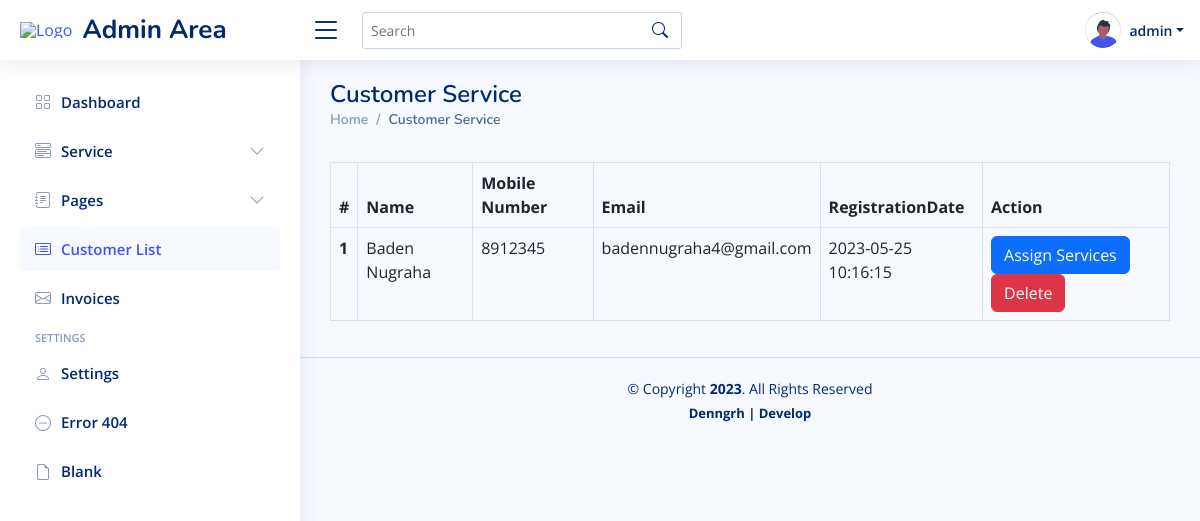
The page /admin/customer-list.php (signed in) on the database its author committed.
### tables this page shows
CREATE TABLE `users` (
  `id` int(11) NOT NULL,
  `nama` varchar(255) NOT NULL,
  `number` bigint(14) DEFAULT NULL,
  `email` varchar(255) NOT NULL,
  `password` text NOT NULL,
  `RegDate` timestamp NULL DEFAULT current_timestamp(),
  `verif_code` text NOT NULL,
  `reset_code` varchar(100) DEFAULT NULL,
  `is_verified` tinyint(1) NOT NULL DEFAULT 0
);

### admin/customer-list.php (the view, shortened to what this page needs)
<?php
         include'inc/koneksi.php';
        if($_SESSION['status']!="login"){
            header("Location: ../login.php?info=Login Terlebih Dahulu!");
        }else{
    ?>
<!DOCTYPE html>
<html lang="en">
<head>
  <link href="assets/vendor/bootstrap/css/bootstrap.min.css" rel="stylesheet">
  <link href="assets/vendor/bootstrap-icons/bootstrap-icons.css" rel="stylesheet">
  <link href="assets/vendor/boxicons/css/boxicons.min.css" rel="stylesheet">
  <link href="assets/css/style.css" rel="stylesheet">
</head>
<body>
<header id="header" class="header fixed-top d-flex align-items-center">
    <div class="d-flex align-items-center justify-content-between">
      <a href="./index.php" class="logo d-flex align-items-center">
        <img src="../assets/img/logo.png" alt="Logo ">&nbsp;
        <span class="d-none d-lg-block">Admin Area</span>
      </a>
      <i class="bi bi-list toggle-sidebar-btn"></i>
    </div>
    <div class="search-bar">
      <form class="search-form d-flex align-items-center" method="POST" action="#">
        <input type="text" name="query" placeholder="Search" title="Enter search keyword">
        <button type="submit" title="Search"><i class="bi bi-search"></i></button>
      </form>
    </div>
    <nav class="header-nav ms-auto">
      <ul class="d-flex align-items-center">
        <li class="nav-item dropdown pe-3">
          <a class="nav-link nav-profile d-flex align-items-center pe-0" href="#" data-bs-toggle="dropdown">
            <img src="assets/img/profile.svg" alt="Profile" class="rounded-circle">
            <span class="d-none d-md-block dropdown-toggle ps-2"><?php echo $_SESSION['username']; ?></span>
          </a>
        </li>
      </ul>
    </nav>
  </header>
  <aside id="sidebar" class="sidebar">
    <ul class="sidebar-nav" id="sidebar-nav">
      <li class="nav-item">
        <a class="nav-link collapsed" href="index.php">
          <i class="bi bi-grid"></i>
          <span>Dashboard</span>
        </a>
      </li>
      <li class="nav-item">
        <a class="nav-link collapsed" data-bs-target="#service-nav" data-bs-toggle="collapse" href="#">
          <i class="bi bi-menu-button-wide"></i><span>Service</span><i class="bi bi-chevron-down ms-auto"></i>
        </a>
      </li>
      <li class="nav-item">
        <a class="nav-link collapsed" data-bs-target="#pages-nav" data-bs-toggle="collapse" href="#">
          <i class="bi bi-journal-text"></i><span>Pages</span><i class="bi bi-chevron-down ms-auto"></i>
        </a>
      </li>
        <li class="nav-item"  >
        <a class="nav-link" href="customer-list.php">
          <i class="bi bi-card-list"></i>
          <span>Customer List</span>
        </a>
      </li>
       <li class="nav-item">
        <a class="nav-link collapsed"href="invoices.php">
          <i class="bi bi-envelope"></i>
          <span>Invoices</span>
        </a>
      </li>
      <li class="nav-heading">Settings</li>
      <li class="nav-item">
        <a class="nav-link collapsed" href="setting.php">
          <i class="bi bi-person"></i>
          <span>Settings</span>
        </a>
      </li>
      <li class="nav-item">
        <a class="nav-link collapsed" href="404.php">
          <i class="bi bi-dash-circle"></i>
          <span>Error 404</span>
        </a>
      </li>
      <li class="nav-item">
        <a class="nav-link collapsed" href="pages-blank.php">
          <i class="bi bi-file-earmark"></i>
          <span>Blank</span>
        </a>
      </li>
    </ul>
  </aside>
  <main id="main" class="main">
    <div class="pagetitle">
      <h1>Customer Service</h1>
      <nav>
        <ol class="breadcrumb">
          <li class="breadcrumb-item"><a href="index.php">Home</a></li>
          <li class="breadcrumb-item active">Customer Service</li>
        </ol>
      </nav>
    </div>
    <div id="page-wrapper">
			<div class="main-page">
				<div class="tables">
        <div class="table-responsive bs-example widget-shadow">
						<table class="table table-bordered mt-3">
                        <thead>
                             <tr>
                                 <th>#</th>
                                 <th>Name</th>
                                  <th>Mobile Number</th>
                                  <th>Email</th>
                                   <th>RegistrationDate</th>
                                   <th>Action</th>
                                 </tr>
                                 </thead>
                                  <tbody>
                                    <?php
                                    $ret=mysqli_query($conn,"select *from  users");
                                    $cnt=1;
                                    while ($row=mysqli_fetch_array($ret)) {
                                    ?>
						         <tr>
                            <th scope="row"><?php echo $cnt;?></th>
                            <td><?php  echo $row['nama'];?></td>
                             <td><?php  echo $row['number'];?></td>
                             <td><?php  echo $row['email'];?></td>
                             <td><?php  echo $row['RegDate'];?></td>
						 	<td> <a href="add-customer.php?addid=<?php echo $row['id'];?>" class="btn btn-primary">Assign Services</a>
                            <a href="customer-list.php?delid=<?php echo $row['id'];?>" class="btn btn-danger" onClick="return confirm('Are you sure you want to delete?')">Delete</a>
						 		</td>
                                 </tr>
                                  <?php
                                $cnt=$cnt+1;
                                }?></tbody>
                                </table>
					</div>
				</div>
			</div>
		</div>
  </main>
      <?php include'inc/footer.php'; ?>
</body>
</html>
<?php }  ?>

### admin/assets/css/style.css (style rules this page uses)
:root { scroll-behavior: smooth; }
body { font-family: "Open Sans", sans-serif; background: #f6f9ff; color: #444444; }
a { color: #4154f1; text-decoration: none; }
h1, h2, h3, h4, h5, h6 { font-family: "Nunito", sans-serif; }
#main { margin-top: 60px; padding: 20px 30px; transition: all 0.3s; }
.pagetitle { margin-bottom: 10px; }
.pagetitle h1 { font-size: 24px; margin-bottom: 0; font-weight: 600; color: #012970; }
.breadcrumb { font-size: 14px; font-family: "Nunito", sans-serif; color: #899bbd; font-weight: 600; }
.breadcrumb a { color: #899bbd; transition: 0.3s; }
.breadcrumb .breadcrumb-item::before { color: #899bbd; }
.breadcrumb .active { color: #51678f; font-weight: 600; }
.logo { line-height: 1; }
@media (min-width: 1200px) { .logo { width: 280px; } }
.logo img { max-height: 26px; margin-right: 6px; }
.logo span { font-size: 26px; font-weight: 700; color: #012970; font-family: "Nunito", sans-serif; }
.header { transition: all 0.5s; z-index: 997; height: 60px; box-shadow: 0px 2px 20px rgba(1, 41, 112, 0.1); background-color: #fff; padding-left: 20px; }
.header .toggle-sidebar-btn { font-size: 32px; padding-left: 10px; cursor: pointer; color: #012970; }
.header .search-bar { min-width: 360px; padding: 0 20px; }
.header .search-form { width: 100%; }
.header .search-form input { border: 0; font-size: 14px; color: #012970; border: 1px solid rgba(1, 41, 112, 0.2); padding: 7px 38px 7px 8px; border-radius: 3px; transition: 0.3s; width: 100%; }
.header .search-form button { border: 0; padding: 0; margin-left: -30px; background: none; }
.header .search-form button i { color: #012970; }
.header-nav ul { list-style: none; }
.header-nav>ul { margin: 0; padding: 0; }
.header-nav .nav-profile { color: #012970; }
.header-nav .nav-profile img { max-height: 36px; }
.header-nav .nav-profile span { font-size: 14px; font-weight: 600; }
.sidebar { position: fixed; top: 60px; left: 0; bottom: 0; width: 300px; z-index: 996; transition: all 0.3s; padding: 20px; overflow-y: auto; scrollbar-width: thin; scrollbar-color: #aab7cf transparent; box-shadow: 0px 0px 20px rgba(1, 41, 112, 0.1); background-color: #fff; }
@media (min-width: 1200px) { #main, #footer { margin-left: 300px; } }
.sidebar-nav { padding: 0; margin: 0; list-style: none; }
.sidebar-nav li { padding: 0; margin: 0; list-style: none; }
.sidebar-nav .nav-item { margin-bottom: 5px; }
.sidebar-nav .nav-heading { font-size: 11px; text-transform: uppercase; color: #899bbd; font-weight: 600; margin: 10px 0 5px 15px; }
.sidebar-nav .nav-link { display: flex; align-items: center; font-size: 15px; font-weight: 600; color: #4154f1; transition: 0.3; background: #f6f9ff; padding: 10px 15px; border-radius: 4px; }
.sidebar-nav .nav-link i { font-size: 16px; margin-right: 10px; color: #4154f1; }
.sidebar-nav .nav-link.collapsed { color: #012970; background: #fff; }
.sidebar-nav .nav-link.collapsed i { color: #899bbd; }
.sidebar-nav .nav-link .bi-chevron-down { margin-right: 0; transition: transform 0.2s ease-in-out; }

### rows shown on the page
users: nama "Baden Nugraha", number "8912345", email "badennugraha4@gmail.com", RegDate "2023-05-25 10:16:15"

### other values the page prints
$_SESSION['username'] "admin"
